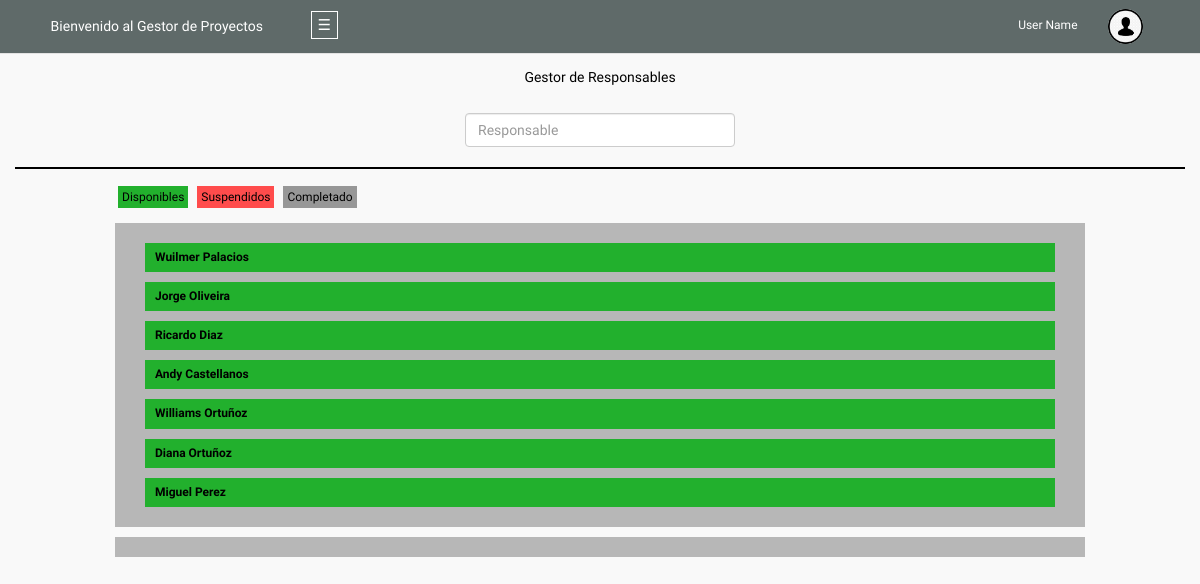
The page /php/verResponsable.php on the database its author committed.
### tables this page shows
CREATE TABLE responsables(
	idResponsable int not null auto_increment,
	primerNombre varchar(15) not null,
	segundoNombre varchar (15) null,
	primerApellido varchar(15) not null,
	segundoApellido varchar (15) null,
	estadoResponsable tinyint not null,
	PRIMARY KEY(idResponsable)
);

### php/verResponsable.php (the view, shortened to what this page needs)
<?php
	$cnx= new Conexion();
	$consulta="SELECT * FROM responsables";
	$resultado=$cnx->prepare($consulta);
	$resultado->execute();
?>
<!DOCTYPE html>
<html>
<head>
	<link rel="stylesheet" type="text/css" href="../css/bootstrap.css">
	<link rel="stylesheet" type="text/css" href="../css/bootstrap.min.css">
	<link rel="stylesheet" href="../css/bootstrap-theme.css">
	<link rel="stylesheet" type="text/css" href="../style.css">
	<link rel="stylesheet" type="text/css" href="../css-my-style/style.css">
	<link rel="stylesheet" type="text/css" href="../css-my-style/porcentajes.css">
</head>
<body>
	<div id="body-z">
		<div class="container-fluid">
			<div class="row row-header">
				<header class="col-md-3 col-xs-12">
					<h5>Bienvenido al Gestor de Proyectos</h5>
				</header>
				<div class="toggle-btn col-md-1 col-xs-2">
					<span onclick="menu()">&#9776</span>
				</div>
				<div class="col-md-7 ayuda col-xs-5">
					<h6>
						User Name
					</h6>
				</div>
				<div style="text-align:left;" class="col-md-1 ayuda col-xs-5">
					<img style="width:35px; border-radius:50%" src="../img/user.jpg">
				</div>
			</div>
			<div id="capa" class="">
				<div class="row">
					<div class="col-md-10 center-block">
						<h5 class="text-center">
							Gestor de Responsables
						</h5>
						<br>
					</div>
				</div>
				<div class="row">
					<div class="col-md-3 center-block">
						<input id="form-search" type="text" value="" name="responsable" class="form-control" placeholder="Responsable" onkeyup="listarResponsables()">
					</div>
				</div>
				<hr style="border:solid 1px; ">
				<div class="row">
					<div class="col-md-10 center-block">
						<span style="background:#22B02D" class="btn-span">Disponibles</span>
						<span style="background:#FF4C4C" class="btn-span">Suspendidos</span>
						<span style="background:#979797" class="btn-span">Completado</span>
						<br><br>
					</div>
					<div id="list-responsable" class="col-md-10 center-block">
						<ul class="ul-responsables">
							<?php
								while ($row=$resultado->fetch(PDO::FETCH_ASSOC)) {
									if ($row["estadoResponsable"]==0) {
										echo'
										<li style="background:#FF4C4C" onclick="detallarResponsable('.$row["idResponsable"].')">
											<b>'.$row["primerNombre"]." ".$row["primerApellido"].'</b>
										</li>';
									}
									elseif ($row["estadoResponsable"]==2) {
										echo'
										<li style="background:#979797" onclick="detallarResponsable('.$row["idResponsable"].')">
											<b>'.$row["primerNombre"]." ".$row["primerApellido"].'</b>
										</li>';
									}else{
										echo'
										<li onclick="detallarResponsable('.$row["idResponsable"].')">
											<b>'.$row["primerNombre"]." ".$row["primerApellido"].'</b>
										</li>';
									}
								}
							?>
						</ul>
					</div>
				</div>
				<div class="row">
					<div class="col-md-10 center-block">
						<div id="table-responsables" class="ul-responsables">
						</div>
					</div>
				</div>
			</div>
		</div>
	</div>
</body>
</html>

### css-my-style/style.css (style rules this page uses)
* { margin:0px; padding:0px; font-family: 'Comfortaa', cursive; font-size:12px; }
body { background:#F9F9F9; background-position:0px 0px; background-size:100%; background-repeat:no-repeat; background-attachment:fixed; }
#capa { color:black; margin-top:60px; }
.row-header { color:white; width:100%; z-index:1000; position:relative; background:#5F6A69; padding:9px; border-bottom:solid 1px #E3E3E3; position:fixed; }
.col-md-3 { text-align:center; }
.ayuda { text-align:right; }
.toggle-btn { padding:6px; text-align:left; }
.toggle-btn span { z-index:1000; border:1px solid; padding:4px 6px; margin:0px auto; font-size:15px; cursor:pointer; }
.ul-responsables { background:#B7B7B7; list-style:none; padding:10px 20px; }
.ul-responsables li { margin:10px; background:#22B02D; padding:6px 10px; cursor:pointer; }
.btn-span { width:100px; background:red; padding:4px 4px; margin:3px; }

### rows shown on the page
responsables: primerNombre "Wuilmer", primerApellido "Palacios"
responsables: primerNombre "Jorge", primerApellido "Oliveira"
responsables: primerNombre "Ricardo", primerApellido "Diaz"
responsables: primerNombre "Andy", primerApellido "Castellanos"
responsables: primerNombre "Williams", primerApellido "Ortuñoz"
responsables: primerNombre "Diana", primerApellido "Ortuñoz"
responsables: primerNombre "Miguel", primerApellido "Perez"
